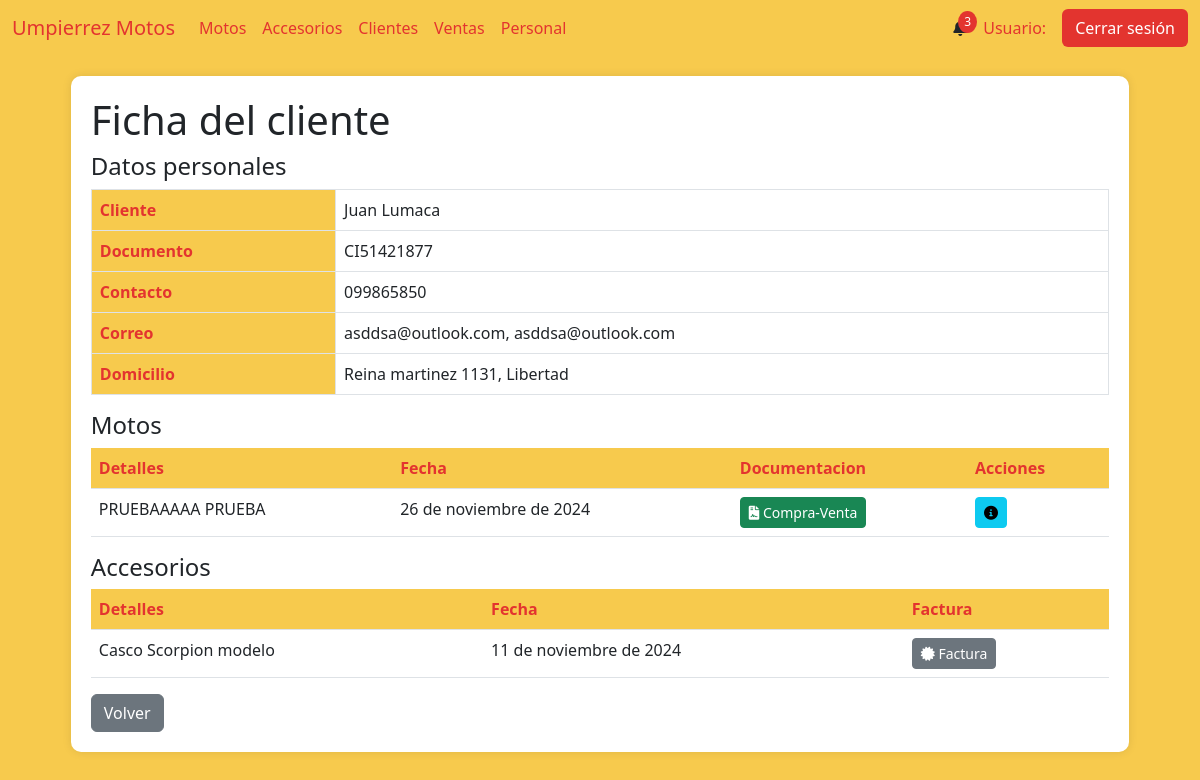
The app's page /cliente_ficha/9 with its own data.
### AppUM/models.py (models this page shows)
class Cliente(models.Model):
    documento = models.CharField(max_length=20, unique=True)
    nombre = models.CharField(max_length=20)
    apellido  = models.CharField(max_length=20)
    fecha_nacimiento = models.DateField()
    ciudad = models.CharField(max_length=40)
    calle = models.CharField(max_length=40)
    numero = models.IntegerField()
    num_apartamento = models.IntegerField()

class ClienteTelefono(models.Model):
    cliente = models.ForeignKey(Cliente, related_name='cliente_telefono', on_delete=models.CASCADE, null=True)
    telefono = models.CharField(max_length=10,unique=True)
    principal = models.BooleanField(default=True)

class ClienteCorreo(models.Model):
    cliente = models.ForeignKey(Cliente, related_name='cliente_correo', on_delete=models.CASCADE, null=True)
    correo = models.CharField(max_length=100, unique=True)
    principal = models.BooleanField(default=True)

class ComprasVentas(models.Model):
    moto = models.ForeignKey(Moto, related_name='moto_cliente', on_delete=models.CASCADE)
    cliente = models.ForeignKey(Cliente, related_name='cliente_moto', on_delete=models.CASCADE)
    fecha_compra = models.DateField()
    fotocopia_libreta = models.ImageField(null=True, blank=True, upload_to="documentacion/libretas/")
    compra_venta = models.FileField(null=True, blank=True, upload_to="documentacion/compra_venta/")
    certificado_venta = models.FileField(null=True, blank=True, upload_to="documentacion/certificado_venta/")
    tipo = models.CharField(max_length=20)
    forma_de_pago = models.TextField(null=True, blank=True)
    class Meta:
        pass

class ClienteAccesorio(models.Model):
    accesorio = models.ForeignKey(Accesorio, related_name='accesorio_cliente', on_delete=models.CASCADE)
    cliente = models.ForeignKey(Cliente, related_name='cliente_cliente', on_delete=models.CASCADE)
    fecha_compra = models.DateField()
    factura = models.IntegerField(null=True)
    factura_rut = models.IntegerField(null=True)
    factura_documento = models.FileField(null=True, blank=True, upload_to="documentacion/facturas_accesorios/")

### AppUM/views.py (the view)
# urls.py: path('cliente_ficha/<int:id_cliente>', views.ficha_cliente,name="ClienteFicha"),
def ficha_cliente(req,id_cliente):
    cliente = Cliente.objects.get(id=id_cliente)
    tel1 = ClienteTelefono.objects.filter(principal=1,cliente_id=cliente.id).first()
    tel_1 = tel1.telefono
    tel2 = ClienteTelefono.objects.filter(principal=0,cliente_id=cliente.id).first()
    correo1 = ClienteCorreo.objects.filter(principal=1,cliente_id=cliente.id).first()
    correo2 = ClienteCorreo.objects.filter(principal=0,cliente_id=cliente.id).first()
    if tel2:
        tel_2 = tel2.telefono
    else:
        tel_2 = None
    if correo1:
        c_1 = correo1.correo
    else:
        c_1 = None
    if correo2:
        c_2 = correo1.correo
    else:
        c_2 = None
    resultados_motos = (
        ComprasVentas.objects
        .filter(cliente__id=id_cliente, tipo='V')
        .select_related('moto', 'cliente')
        .values(
            'id',
            'moto__marca',
            'moto__modelo',
            'fecha_compra',
            'moto__precio',
            'fotocopia_libreta',
            'compra_venta',
            'certificado_venta',
        )
    )
    res_documentacion = []
    for resultado in resultados_motos:
            cv = ComprasVentas.objects.get(id=resultado['id'])
            res_documentacion.append({
            'moto': resultado,
            'libreta': cv.fotocopia_libreta.url if cv.fotocopia_libreta else None,
            'compra_venta': cv.compra_venta.url if cv.compra_venta else None,
            'certificado_venta': cv.certificado_venta.url if cv.certificado_venta else None,
        })
    paginator = Paginator(res_documentacion, 5)  # 5 clientes por página
    page_number = req.GET.get('page')  # Obtiene el número de página desde la URL
    page_obj = paginator.get_page(page_number)
    resultados_accesorios = (
        ClienteAccesorio.objects
        .filter(cliente__id=id_cliente)
        .select_related('accesorio', 'cliente')
        .values(
            'id',
            'accesorio__tipo',
            'accesorio__marca',
            'accesorio__modelo',
            'fecha_compra',
            'factura_documento'
        )
    )
    res_facturas = []
    for resultado_accesorio in resultados_accesorios:
            ca = ClienteAccesorio.objects.get(id=resultado_accesorio['id'])
            res_facturas.append({
            'accesorio': resultado_accesorio,
            'factura_documento': ca.factura_documento.url if ca.factura_documento else None
        })
    paginator_accesorio = Paginator(res_facturas, 5)  # 5 clientes por página
    page_number_accesorio = req.GET.get('page')  # Obtiene el número de página desde la URL
    page_obj_accesorio = paginator_accesorio.get_page(page_number_accesorio)
    return render(req,"perfil_administrativo/cliente/detalles_cliente.html",{"cliente":cliente,
                                                                             "tel1":tel_1,
                                                                             "tel2":tel_2,
                                                                             "correo1":c_1,
                                                                             "correo2":c_2,
                                                                             "page_obj":page_obj,
                                                                             "page_obj_accesorio":page_obj_accesorio,
                                                                             })

### AppUM/templates/perfil_administrativo/cliente/detalles_cliente.html (shortened to what this page needs)
{% extends "perfil_administrativo/padre_perfil_administrativo.html" %}
{% load static %}
{% block contenidoQueCambia %}
<div class="table-container" id="clienteDetails">
    <h1>Ficha del cliente</h1>
    <h4>Datos personales</h4>
    <table class="table table-bordered">
        <tbody>
            <tr>
                <th scope="row">Cliente</th>
                <td>{{ cliente.nombre }} {{ cliente.apellido }}</td>
            </tr>
            <tr>
                <th scope="row">Documento</th>
                <td>{{ cliente.documento }}</td>
            </tr>
            <tr>
                <th scope="row">Contacto</th>
                <td>{{ tel1 }}{% if tel2 %}, {{ tel2 }}{% endif %}</td>
            </tr>
            <tr>
                <th scope="row">Correo</th>
                <td>{{ correo1 }}{% if correo2 %}, {{ correo2 }}{% endif %}</td>
            </tr>
            <tr>
                <th scope="row">Domicilio</th>
                <td>{{ cliente.calle }} {{ cliente.numero }}{% if cliente.num_apartamento != 0 %} Apto {{ cliente.num_apartamento }}, {% else %}, {% endif %} {{ cliente.ciudad }} </td>
            </tr>
        </tbody>
    </table>
    <h4>Motos</h4>
    <table class="table">
        <thead>
            <tr>
                <th scope="row">Detalles</th>
                <th scope="row">Fecha</th>
                <th scope="row">Documentacion</th>
                <th scope="row">Acciones</th>
            </tr>
        </thead>
        <tbody>
            {% if page_obj %}
                {% for item in page_obj %}
                    <tr>
                        <td>{{ item.moto.moto__marca }} {{ item.moto.moto__modelo }}</td>
                        <td>{{ item.moto.fecha_compra }}</td>
                        <td>
                            {% if item.libreta or item.compra_venta or item.certificado_venta %}
                                {% if item.compra_venta %}
                                    <a href="{{ item.compra_venta }}" target="_blank">
                                        <button class="btn btn-sm btn-success" title="Ver Documento de Compra-Venta">
                                            <i class="fas fa-file-contract"></i> Compra-Venta
                                        </button>
                                    </a>
                                {% endif %}
                            {% else %}
                                <p>SIN DOCUMENTACION</p>
                            {% endif %}
                        </td>
                        <td>
                        <a href="{% url 'DetallesCuotas' item.moto.id %}"><button class="btn btn-sm btn-info"><i class="fas fa-info-circle"></i></button></a>
                        </td>
                    </tr>
                {% endfor %}
            {% else %}
                <tr>
                    <td colspan="9" class="text-center text-muted">
                        No hay registros de compras de motos.
                    </td>
                </tr>
            {% endif %}
        </tbody>
    </table>
    <h4>Accesorios</h4>
    <table class="table">
        <thead>
            <tr>
                <th scope="row">Detalles</th>
                <th scope="row">Fecha</th>
                <th scope="row">Factura</th>
            </tr>
        </thead>
        <tbody>
            {% if page_obj_accesorio %}
                {% for item in page_obj_accesorio %}
                <tr>
                    <td>{{ item.accesorio.accesorio__tipo }} {{ item.accesorio.accesorio__marca }} {{ item.accesorio.accesorio__modelo }}</td>
                    <td>{{ item.accesorio.fecha_compra }}</td>
                    <td>
                        {% if item.factura_documento %}
                        <a href="{{ item.factura_documento }}" target="_blank">
                            <button class="btn btn-sm btn-secondary" title="Ver Factura">
                                <i class="fas fa-certificate"></i> Factura
                            </button>
                        </a>
                        {% else %}
                        <p>SIN DOCUMENTACION</p>
                        {% endif %}
                    </td>
                </tr>
                {% endfor %}
            {% else %}
                <tr>
                    <td colspan="9" class="text-center text-muted">
                        No hay registros de compras de accesorios.
                    </td>
                </tr>
            {% endif %}
        </tbody>
    </table>
    <a href="{% url 'Clientes' %}" class="btn btn-secondary">Volver</a>
</div>
{% endblock %}

### AppUM/static/css/styles.css (style rules this page uses)
body { background-color: #f7ca4d; }
.table-container { background-color: #fff; border-radius: 10px; padding: 20px; box-shadow: 0px 0px 10px rgba(0, 0, 0, 0.1); margin: 20px auto; max-width: 90%; }
.table th { background-color: #f7ca4d; color: #e3342f; }

### records on screen
Cliente: nombre "Juan", apellido "Lumaca", documento "CI51421877", calle "Reina martinez", numero "1131", ciudad "Libertad"
ClienteTelefono: telefono "099865850"
ClienteCorreo: correo "asddsa@outlook.com"
ComprasVentas: moto.moto__marca "PRUEBAAAAA", moto.moto__modelo "PRUEBA", moto.fecha_compra "26 de noviembre de 2024"
ClienteAccesorio: accesorio.accesorio__tipo "Casco", accesorio.accesorio__marca "Scorpion", accesorio.accesorio__modelo "modelo", accesorio.fecha_compra "11 de noviembre de 2024"
